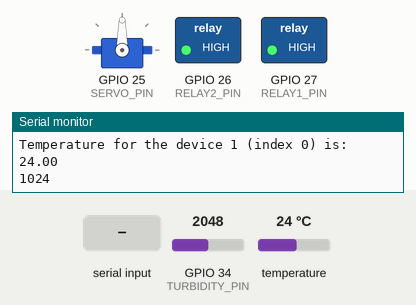
Recording of a sketch running on a simulated ESP32. Shown: servo, switched loads named in the sketch (green lamp = pin HIGH), the last lines printed to the serial monitor. The test bench sets the inputs (shaded band); at power-on: temperature 24 °C, GPIO 34 (TURBIDITY_PIN) = 2048. WiFi joins after 1.5 s; servers stay silent unless stated; the local clock reads 2024-03-15 10:24:30 at power-on unless the sketch sets it; no MQTT or app messages arrive unless stated.

Above: at 2.7 s.
2.8 s: temperature set to 29.1 °C
5.2 s: temperature set to 30.4 °C
At 6.7 s:
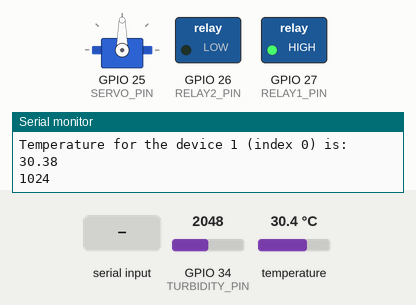
7.3 s: "90,45,200\n" received over Serial
At 8.0 s:
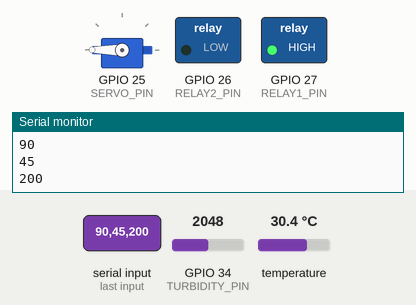
9.1 s: GPIO 34 (TURBIDITY_PIN) set to 3173
11.5 s: GPIO 34 (TURBIDITY_PIN) set to 3233
At 15.1 s:
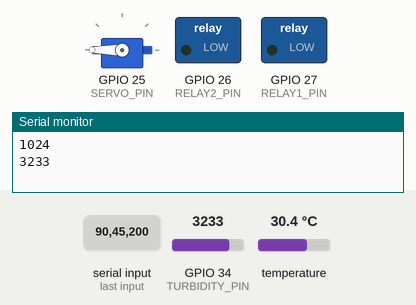
15.4 s: "30,150,10\n" received over Serial
At 16.4 s:
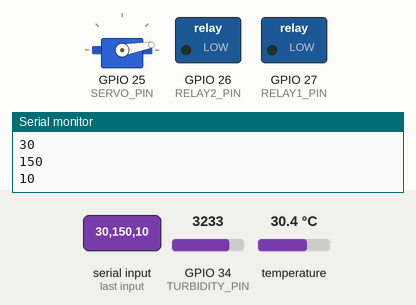
Timing chart, 0 to 18.1 s (numbered marks = the images above; inputs shaded):
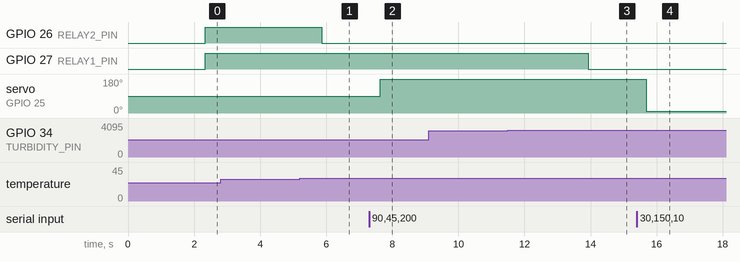

The sketch:

project.ino
```cpp
#define RELAY1_PIN 27
#define TEMP_PIN 4
#define TURBIDITY_PIN 34
#define SERVO_PIN 25
#define RELAY2_PIN 26
#define AWS_IOT_PUBLISH_TOPIC   "esp32/pub"
#define AWS_IOT_SUBSCRIBE_TOPIC "esp32/sub"

#include <OneWire.h>
#include <DallasTemperature.h>
#include <WiFi.h>
#include <WiFiClientSecure.h>
#include <PubSubClient.h>
#include <ArduinoJson.h>
#include "time.h"
#include <ESP32Servo.h>
#include "secrets.h"
int turbidity;
  OneWire oneWire(TEMP_PIN);
  DallasTemperature sensors(&oneWire);
WiFiClientSecure net = WiFiClientSecure();
PubSubClient client(net);
  float tempC;
Servo myServo;
const long  gmtOffset_sec = 28800;
const int   daylightOffset_sec = 0;

const char* ntpServer = "pool.ntp.org";
void setup()
{

 Serial.begin(115200);
 myServo.attach(SERVO_PIN);

//connect to WiFi

Serial.println("Connecting to Wi-Fi");
WiFi.mode(WIFI_STA);
WiFi.begin(WIFI_SSID,WIFI_PASSWORD);
while (WiFi.status() != WL_CONNECTED) {
  delay(500);
  Serial.print(".");

}
Serial.println(" CONNECTED");

net.setCACert(AWS_CERT_CA);
net.setCertificate(AWS_CERT_CRT);
net.setPrivateKey(AWS_CERT_PRIVATE);

  // Connect to the MQTT broker on the AWS endpoint we defined earlier
  client.setServer(AWS_IOT_ENDPOINT, 8883);

  // Create a message handler
  client.setCallback(messageHandler);

  Serial.println("Connecting to AWS IOT");

  while (!client.connect(THINGNAME))
  {
    Serial.print(".");
    delay(100);
  }

  if (!client.connected())
  {
    Serial.println("AWS IoT Timeout!");
    return;
  }

  // Subscribe to a topic
  client.subscribe(AWS_IOT_SUBSCRIBE_TOPIC);
  Serial.println("AWS IoT Connected!");
configTime(gmtOffset_sec, daylightOffset_sec, ntpServer);
  pinMode(RELAY1_PIN, OUTPUT);
  pinMode(RELAY2_PIN, OUTPUT);
  pinMode(TURBIDITY_PIN,INPUT);
  digitalWrite(RELAY1_PIN,LOW);
  digitalWrite(RELAY2_PIN,LOW);

  sensors.begin();
}

void publishMessage()
{
  StaticJsonDocument<200> doc;
  doc["turbidity"] = turbidity;
  doc["temperature"] = tempC;

  char jsonBuffer[512];
  serializeJson(doc, jsonBuffer); // print to client

  client.publish(AWS_IOT_PUBLISH_TOPIC, jsonBuffer);
}
void messageHandler(char* topic, byte* payload, unsigned int length)
{
  Serial.print("incoming: ");
  Serial.println(topic);

  StaticJsonDocument<200> doc;
  deserializeJson(doc, payload);
  const char* message = doc["message"];

    Serial.println(message);
}
void loop()
{
  turbidity = analogRead(TURBIDITY_PIN);


  Serial.println(turbidity);

  sensors.requestTemperatures();
  tempC = sensors.getTempCByIndex(0);
  if(tempC != DEVICE_DISCONNECTED_C)
  {
    Serial.print("Temperature for the device 1 (index 0) is: ");
    Serial.println(tempC);

  }
  else
  {
    Serial.println("Error: Could not read temperature data");
  }

    int val;
    //test servo
  while (Serial.available()>0){
    val = Serial.parseInt();
    if(val!=0){
      Serial.println(val);
      myServo.write(val);
    }
  }

//Threshold around 3100(At night and without temp sensor and servo)
   if(turbidity<=3200){
    digitalWrite(RELAY1_PIN,HIGH);

  }
  else{
     digitalWrite(RELAY1_PIN,LOW);

  }

  //
  if(tempC<30){
    digitalWrite(RELAY2_PIN,HIGH);

  }
  else{
     digitalWrite(RELAY2_PIN,LOW);

  }
   feedFish();
   publishMessage();
  client.loop();
  delay(1000);

}
void printLocalTime()
{
  struct tm timeinfo;
  if(!getLocalTime(&timeinfo)){
    Serial.println("Failed to obtain time");
    return;
  }
  Serial.println(&timeinfo, "%A, %B %d %Y %H:%M:%S");
}
void feedFish() {
  struct tm timeinfo;
  char hr[3];
  char min[3];
  char sec[3];
  int hrInt;
  int minInt;
  int secInt;
  if(!getLocalTime(&timeinfo)){
    Serial.println("Failed to obtain time");
    return;
  }
  else{
  strftime(hr,3, "%H", &timeinfo);
  Serial.print(hr);
   strftime(min,3, "%M", &timeinfo);
  Serial.print(min);
  strftime(sec,3, "%S", &timeinfo);
  Serial.println();
  hrInt = atoi(hr);
  minInt = atoi(min);
  secInt = atoi(sec);

    // Feeding time: 7:00 AM and 7:00 PM
    if ((hrInt == 7 && minInt == 0 && secInt == 0) || (hrInt == 19 && minInt ==00 && secInt==00)) {
        myServo.write(90); // Move the servo to 90 degrees (feeding position)
         Serial.println("servo open");
        delay(1000);
        myServo.write(-90);

    }

}
}
```

secrets.h
```cpp
#include <pgmspace.h>

#define SECRET
#define THINGNAME "ESP_32"                         //Thing Name

const char WIFI_SSID[] = "xxx";               //WiFi Username
const char WIFI_PASSWORD[] = "xxx";           //WiFi Password
const char AWS_IOT_ENDPOINT[] = "xxx";       //End Point Name
// Amazon Root CA 1
static const char AWS_CERT_CA[] PROGMEM = R"EOF(
-----BEGIN CERTIFICATE-----

-----END CERTIFICATE-----
)EOF";

// Device Certificate                                               //change this
static const char AWS_CERT_CRT[] PROGMEM = R"KEY(
-----BEGIN CERTIFICATE-----

-----END CERTIFICATE-----


)KEY";

// Device Private Key                                               //change this
static const char AWS_CERT_PRIVATE[] PROGMEM = R"KEY(
-----BEGIN RSA PRIVATE KEY-----

-----END RSA PRIVATE KEY-----

)KEY";
```

Measured:
- the behaviour switches between 29.9 and 30 °C on temperature (found by bisection; images 0 and 1)
- the behaviour switches between 3200 and 3201 on GPIO 34 (TURBIDITY_PIN) (found by bisection; images 2 and 3)
- after the input at 5.2 s, GPIO 26 (RELAY2_PIN): HIGH → LOW after 0.66 s
- after the input at 7.3 s, servo on GPIO 25 (SERVO_PIN): 90° → 180° after 0.33 s
- after the input at 11.5 s, GPIO 27 (RELAY1_PIN): HIGH → LOW after 2.4 s
- after the input at 15.4 s, servo on GPIO 25 (SERVO_PIN): 180° → 10° after 0.29 s
